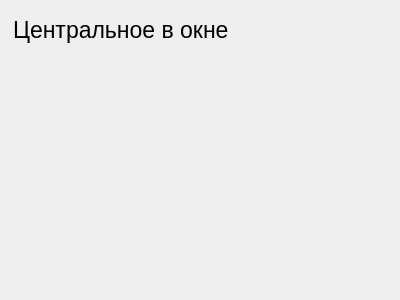
<?xml version="1.0" encoding="UTF-8"?>
<ui version="4.0">
 <class>FrmVseUslugi</class>
 <widget class="QWidget" name="FrmVseUslugi">
  <property name="geometry">
   <rect>
    <x>0</x>
    <y>0</y>
    <width>400</width>
    <height>300</height>
   </rect>
  </property>
  <property name="windowTitle">
   <string>Form</string>
  </property>
  <widget class="QLabel" name="label">
   <property name="geometry">
    <rect>
     <x>13</x>
     <y>13</y>
     <width>371</width>
     <height>34</height>
    </rect>
   </property>
   <property name="font">
    <font>
     <pointsize>17</pointsize>
    </font>
   </property>
   <property name="text">
    <string>Центральное в окне</string>
   </property>
  </widget>
 </widget>
 <resources/>
 <connections/>
</ui>
